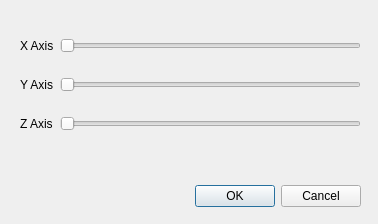
<?xml version="1.0" encoding="UTF-8"?>
<ui version="4.0">
 <class>Setsize</class>
 <widget class="QDialog" name="Setsize">
  <property name="geometry">
   <rect>
    <x>0</x>
    <y>0</y>
    <width>378</width>
    <height>224</height>
   </rect>
  </property>
  <property name="windowTitle">
   <string>Dialog</string>
  </property>
  <widget class="QDialogButtonBox" name="buttonBox">
   <property name="geometry">
    <rect>
     <x>20</x>
     <y>180</y>
     <width>341</width>
     <height>32</height>
    </rect>
   </property>
   <property name="orientation">
    <enum>Qt::Horizontal</enum>
   </property>
   <property name="standardButtons">
    <set>QDialogButtonBox::Cancel|QDialogButtonBox::Ok</set>
   </property>
  </widget>
  <widget class="QWidget" name="">
   <property name="geometry">
    <rect>
     <x>20</x>
     <y>20</y>
     <width>341</width>
     <height>131</height>
    </rect>
   </property>
   <layout class="QGridLayout" name="gridLayout">
    <item row="0" column="0">
     <widget class="QLabel" name="label">
      <property name="text">
       <string>X Axis</string>
      </property>
     </widget>
    </item>
    <item row="0" column="1">
     <widget class="QSlider" name="xSlider">
      <property name="orientation">
       <enum>Qt::Horizontal</enum>
      </property>
     </widget>
    </item>
    <item row="1" column="0">
     <widget class="QLabel" name="label_2">
      <property name="text">
       <string>Y Axis</string>
      </property>
     </widget>
    </item>
    <item row="1" column="1">
     <widget class="QSlider" name="ySlider">
      <property name="orientation">
       <enum>Qt::Horizontal</enum>
      </property>
     </widget>
    </item>
    <item row="2" column="0">
     <widget class="QLabel" name="label_3">
      <property name="text">
       <string>Z Axis</string>
      </property>
     </widget>
    </item>
    <item row="2" column="1">
     <widget class="QSlider" name="zSlider">
      <property name="orientation">
       <enum>Qt::Horizontal</enum>
      </property>
     </widget>
    </item>
   </layout>
  </widget>
 </widget>
 <resources/>
 <connections>
  <connection>
   <sender>buttonBox</sender>
   <signal>accepted()</signal>
   <receiver>Setsize</receiver>
   <slot>accept()</slot>
   <hints>
    <hint type="sourcelabel">
     <x>248</x>
     <y>254</y>
    </hint>
    <hint type="destinationlabel">
     <x>157</x>
     <y>274</y>
    </hint>
   </hints>
  </connection>
  <connection>
   <sender>buttonBox</sender>
   <signal>rejected()</signal>
   <receiver>Setsize</receiver>
   <slot>reject()</slot>
   <hints>
    <hint type="sourcelabel">
     <x>316</x>
     <y>260</y>
    </hint>
    <hint type="destinationlabel">
     <x>286</x>
     <y>274</y>
    </hint>
   </hints>
  </connection>
 </connections>
</ui>
